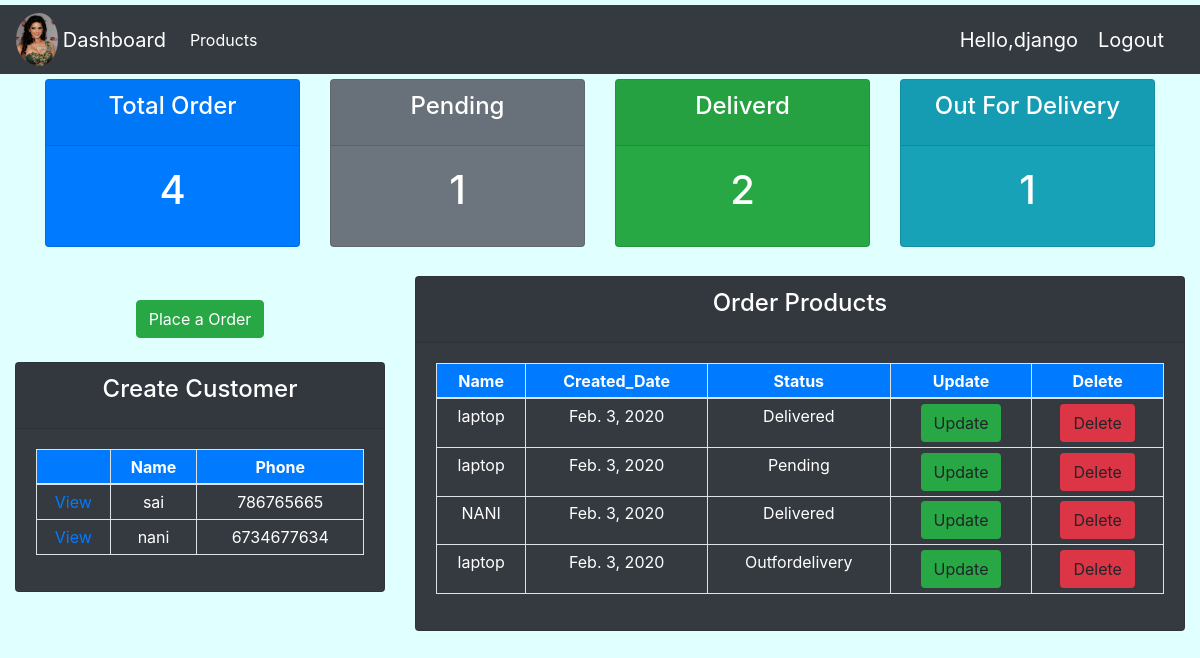
The app's page / (signed in) with its own data.
### account/models.py (models this page shows, shortened)
class Customers(models.Model):
    name = models.CharField(max_length=100, null=True)
    emil = models.EmailField(max_length=100, null=True)
    mobile = models.BigIntegerField(null=True)
    created_date = models.DateField(auto_now_add=True, null=True)

class Orders(models.Model):
    STATUS = (
        ('Delivered', 'Delivered'),
        ('Pending', 'Pending'),
        ('Outfordelivery', 'Outfordelivery')
    )
    customer = models.ForeignKey(Customers, on_delete=models.CASCADE) #check
    product = models.ForeignKey(Products, on_delete=models.CASCADE)   ##check
    created_date = models.DateField(auto_now_add=True, null=True)
    status = models.CharField(max_length=100,choices=STATUS)

class Products(models.Model):
    CATEGORY = (
        ('Indoor', 'Indoor'),
        ('Outdoor', 'Outdoor'),
        ('Anywhere', 'Anywhere')
    )
    name = models.CharField(max_length=100)
    price = models.FloatField(null=True)
    created_date = models.DateField(auto_now_add=True, null=True)
    description = models.CharField(max_length=100,null=True,blank=True)
    category = models.CharField(max_length=100,choices=CATEGORY)
    def __str__(self):
        return self.name

### account/views.py (the view)
# urls.py: path('', views.home, name='home'),
def home(request):
    customers = Customers.objects.all()
    orders = Orders.objects.all()
    total_order = len(orders)
    delivered = orders.filter(status='Delivered', ).count()
    pending = orders.filter(status='Pending').count()
    outfordelivery = orders.filter(status='Outfordelivery').count()
    context = {'customers': customers, 'orders': orders,
               'total_order': total_order,
               'delivered': delivered,
               'pending': pending,
               'outfordelivery': outfordelivery}
    return render(request, 'crmaccounts/dashboard.html', context)

### templates/crmaccounts/dashboard.html (shortened to what this page needs)
{% extends 'crmaccounts/base.html' %}
{% block content %}
    {% include 'crmaccounts/status.html' %}
    <br>
<div class="container-fluid" style="margin-top: 5px">
<div class="row">
    <div class="col-md-4">
    <center>
        <br>
        <a class="btn btn-success" href="{% url 'create_order' %}">Place a Order</a>
    </center>
        <br>
        <div class="card text-white text-center bg-dark">
            <div class="card-header">
                <h4 class="card-title">Create Customer</h4>
            </div>
            <div class="card-body">
                <table class="table table-bordered table-sm text-center text-white">
                    <thead class="bg-primary">
                    <tr>
                        <th></th>
                        <th>Name</th>
                        <th>Phone</th>
                    </tr>
                    </thead>
                    <tbody>
                    {% for customers in customers %}
                        <tr>
                            <td><a href="{% url 'customer' customers.id %}">View</a></td>
                            <td>{{ customers.name }}</td>
                            <td>{{ customers.mobile }}</td>
                        </tr>
                        {% endfor %}
                    </tbody>
                </table>
            </div>
        </div>
    </div>
    <div class="col-md-8">
        <div class="card text-white text-center bg-dark">
            <div class="card-header">
                <h4 class="card-title">Order Products</h4>
            </div>
            <div class="card-body">
                <table class="table table-bordered table-sm text-center text-white">
                    <thead class="bg-primary">
                    <tr>
                        <th>Name</th>
                        <th>Created_Date</th>
                        <th>Status</th>
                        <th>Update</th>
                        <th>Delete</th>
                    </tr>
                    </thead>
                    <tbody>
                    {% for order in orders %}
                        <tr>
                            <td>{{ order.product }}</td>
                            <td>{{ order.created_date }}</td>
                            <td>{{ order.status }}</td>
                            <td><a href="{% url 'update_order' order.id %}" class="btn bg-success">Update</a></td>
                            <td><a href="{% url 'delete_order' order.id %}" class="btn bg-danger">Delete</a></td>
                        </tr>
                    {% endfor %}
                    </tbody>
                </table>
            </div>
        </div>
    </div>
</div>
</div>
{% endblock %}

### templates/crmaccounts/navbar.html (shortened to what this page needs)
{% load static %}
<!DOCTYPE html>
<html lang="en">
<head>
    <link rel="stylesheet" href="https://maxcdn.bootstrapcdn.com/bootstrap/4.4.1/css/bootstrap.min.css">
</head>
<body>
{% block content %}
<nav class="navbar navbar-expand-lg navbar-dark bg-dark">
    <img src="{% static 'images/sunny.jpg' %}" style="height: 4%; width: 4%; border-radius: 50%;padding-right: 5px">
  <a class="navbar-brand" href="{% url 'home' %}">Dashboard</a>
  <div class="collapse navbar-collapse" id="navbarNav">
    <ul class="navbar-nav">
      <li class="nav-item active">
        <a class="nav-link" href="{% url 'product' %}">Products</a>
      </li>
    </ul>
  </div>
<span id="s1">Hello,{{ request.user }}</span>
<span id="s2">Logout</span>
</nav>
{% endblock %}
</body>
</html>

### templates/crmaccounts/navbar.html (style rules this page uses)
nav { margin-top: 5px; margin-bottom: 5px; }
#s1,#s2 { color: white;margin-right: 20px;font-size: 20px }

### templates/crmaccounts/dashboard.html (style rules this page uses)
body { background-color: lightcyan; }

### records on screen
Customers: name "sai", mobile "786765665"
Customers: name "nani", mobile "6734677634"
Orders: product "laptop", created_date "Feb. 3, 2020", status "Delivered"
Orders: product "laptop", created_date "Feb. 3, 2020", status "Pending"
Orders: product "NANI", created_date "Feb. 3, 2020", status "Delivered"
Orders: product "laptop", created_date "Feb. 3, 2020", status "Outfordelivery"

### other values on screen
{{ request.user }} "django"
{{ total_order }} "4"
{{ pending }} "1"
{{ delivered }} "2"
{{ outfordelivery }} "1"
